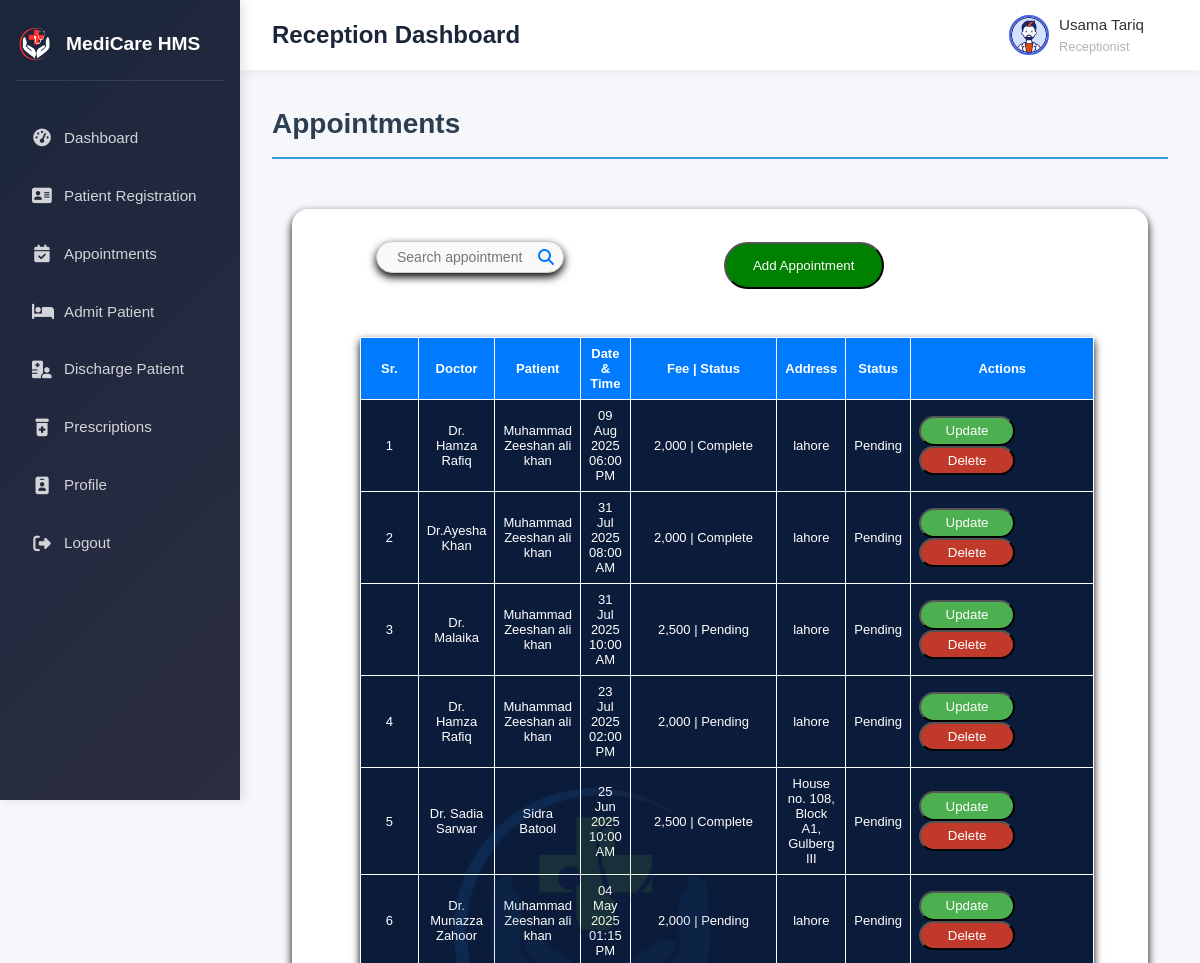
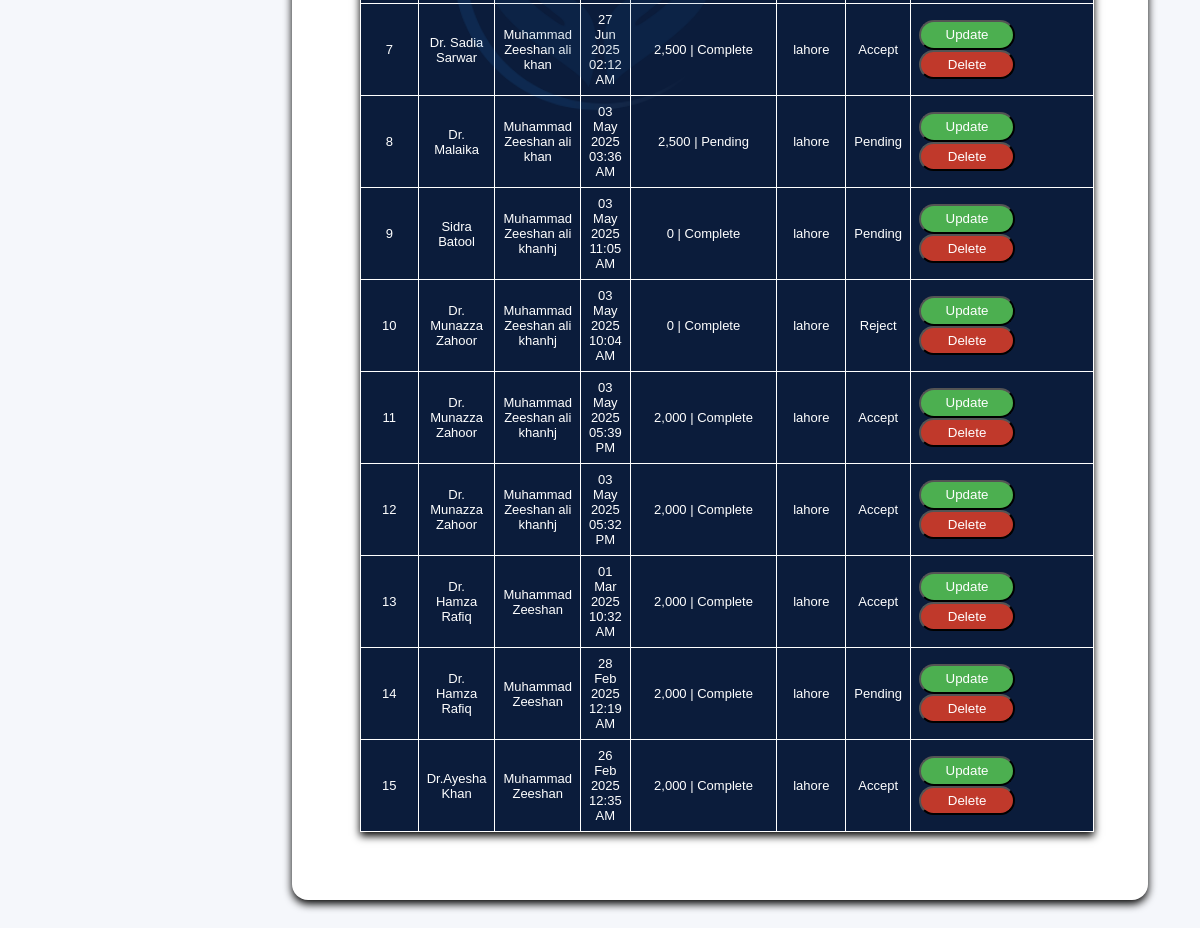
The page /Reception/appointment.php (signed in) on the database as committed earlier (2 pictures, top to bottom).
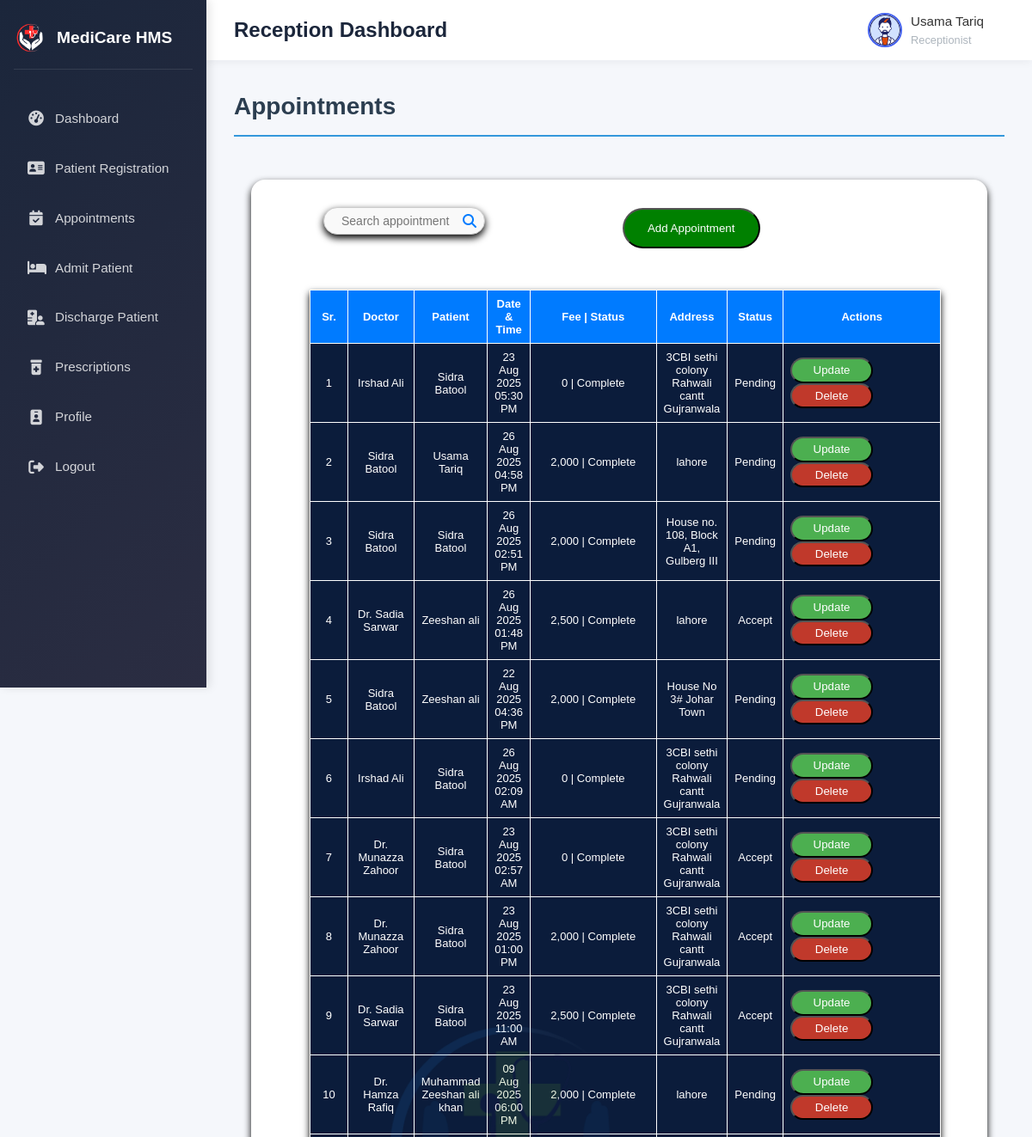
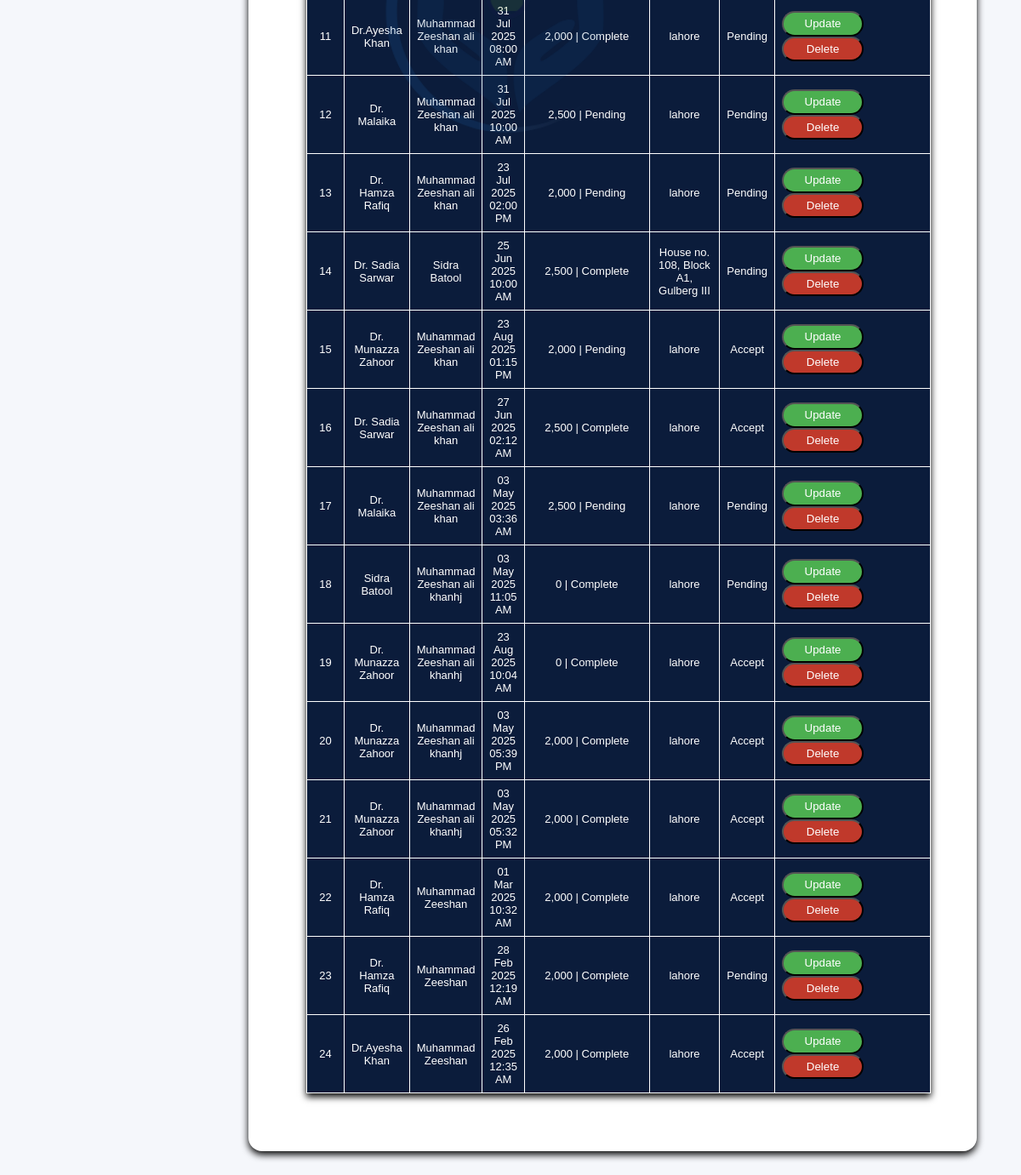
The same page on the database as committed later (2 pictures, top to bottom).
### tables this page shows
CREATE TABLE `appointment` (
  `id` int(11) NOT NULL,
  `doctor_id` int(11) NOT NULL,
  `patient_id` int(11) NOT NULL,
  `patient_name` varchar(80) NOT NULL,
  `added_on` date NOT NULL,
  `date` date NOT NULL,
  `time` time NOT NULL,
  `fee` int(11) NOT NULL,
  `payment_id` varchar(80) NOT NULL,
  `pay_status` varchar(80) NOT NULL,
  `status` varchar(80) NOT NULL
);

CREATE TABLE `users` (
  `id` int(11) NOT NULL,
  `name` varchar(80) NOT NULL,
  `username` varchar(80) NOT NULL,
  `password` varchar(80) NOT NULL,
  `role` varchar(80) NOT NULL
);

CREATE TABLE `patient` (
  `id` int(11) NOT NULL,
  `user_id` int(11) NOT NULL,
  `dob` date NOT NULL,
  `gender` varchar(80) NOT NULL,
  `cnic` varchar(80) NOT NULL,
  `address` varchar(80) NOT NULL,
  `contact` varchar(80) NOT NULL,
  `email` varchar(80) NOT NULL
);

### Reception/appointment.php (the view, shortened to what this page needs)
<?php
include 'header.php';
include 'navbar.php';
?>
<!DOCTYPE html>
<html lang="en">
<head>
</head>
<body>
</body>
</html>
<main class="main-content">
  <div class="page-header">
    <h1>Appointments</h1>
  </div>
  <form method="post">
    <section id="appointments-section">
      <div class="appointments-container">
        <div class="search-container">
          <input type="text" name="keyword" id="search-input" placeholder="Search appointment..." required />
          <button type="submit" name="search" id="search-btn" class="search-btn">
            <i class="fa fa-search"></i>
          </button>
        </div>
  </form>
  <a href="add_appointment.php">
    <button type="button" id="add-appointment" class="add-appointment">
      Add Appointment
    </button>
  </a>
  <table class="appointments-table">
    <thead>
      <tr>
        <th>Sr.</th>
        <th>Doctor</th>
        <th>Patient</th>
        <th>Date & Time</th>
        <th style="width:20%;">Fee | Status</th>
        <th>Address</th>
        <th>Status</th>
        <th style="width:25%;">Actions</th>
      </tr>
    </thead>
    <tbody id="appointments-body">
                  <?php
				  $i=1;
				  if(isset($_POST['search'])){
					  $keyword=$_POST['keyword'];
					  $sql="select appointment.*, users.name as doctor_name, address from appointment INNER JOIN users on users.id=appointment.doctor_id INNER JOIN patient on appointment.patient_id=patient.id where users.name  LIKE '%$keyword%' OR patient_name LIKE '%$keyword%' OR fee LIKE '%$keyword%' OR status LIKE '%$keyword%' OR pay_status LIKE '%$keyword%'";
				  }
				  else{
				  $sql="select appointment.*, users.name as doctor_name, address from appointment INNER JOIN users on users.id=appointment.doctor_id INNER JOIN patient on appointment.patient_id=patient.id ORDER BY appointment.id DESC";
				  }
				  $result=mysqli_query($con,$sql);
				  if(mysqli_num_rows($result)>0){
				  while($row=mysqli_fetch_array($result)){
				  ?>
                  <tr>
                    <td><?php echo $i++;?></td>
                    <td><?php echo $row['doctor_name'];?></td>
                    <td><?php echo $row['patient_name'];?></td>
                    <td><?php echo date('d M Y',strtotime($row['date']));?> <?php echo date('h:i A',strtotime($row['time']));?></td>
                    <td><?php echo number_format($row['fee']);?> | <?php echo $row['pay_status'];?></td>
                    <td><?php echo $row['address'];?></td>
                    <td><?php echo $row['status'];?></td>
                    <td>
                    <a href="update_appointment.php?id=<?php echo $row['id'];?>"><button type="button" class="update-btn">Update</button></a>
                    <a href="delete_appointment.php?id=<?php echo $row['id'];?>" onclick="return confirm('Do you want to delete?');"><button type="button" class="delete-btn">Delete</button></a>
                    </td>
                </tr>
                <?php } } else{ ?>
                <tr>
                    <td colspan="8">No record found</td>
                </tr>
                <?php } ?>
            </tbody>
  </table>
</main>
</body>
</html>

Rows that differ between the two databases and show on the page:
added appointment: users.name "Irshad Ali", patient_name "Sidra Batool", date "23 Aug 2025", time "05:30 PM", fee "0", pay_status "Complete", patient.address "3CBI sethi colony Rahwali cantt Gujranwala", status "Pending"
added appointment: users.name "Sidra Batool", patient_name "Usama Tariq", date "26 Aug 2025", time "04:58 PM", fee "2,000", pay_status "Complete", patient.address "lahore", status "Pending"
added appointment: users.name "Sidra Batool", patient_name "Sidra Batool", date "26 Aug 2025", time "02:51 PM", fee "2,000", pay_status "Complete", patient.address "House no. 108, Block A1, Gulberg III", status "Pending"
added appointment: users.name "Dr. Sadia Sarwar", patient_name "Zeeshan ali", date "26 Aug 2025", time "01:48 PM", fee "2,500", pay_status "Complete", patient.address "lahore", status "Accept"
added appointment: users.name "Sidra Batool", patient_name "Zeeshan ali", date "22 Aug 2025", time "04:36 PM", fee "2,000", pay_status "Complete", patient.address "House No 3# Johar Town", status "Pending"
added appointment: users.name "Irshad Ali", patient_name "Sidra Batool", date "26 Aug 2025", time "02:09 AM", fee "0", pay_status "Complete", patient.address "3CBI sethi colony Rahwali cantt Gujranwala", status "Pending"
added appointment: users.name "Dr. Munazza Zahoor", patient_name "Sidra Batool", date "23 Aug 2025", time "02:57 AM", fee "0", pay_status "Complete", patient.address "3CBI sethi colony Rahwali cantt Gujranwala", status "Accept"
now on this page (row edited): appointment: users.name "Dr. Munazza Zahoor", patient_name "Sidra Batool", date "23 Aug 2025", time "01:00 PM", fee "2,000", pay_status "Complete", patient.address "3CBI sethi colony Rahwali cantt Gujranwala", status "Accept"
now on this page (row edited): appointment: users.name "Dr. Sadia Sarwar", patient_name "Sidra Batool", date "23 Aug 2025", time "11:00 AM", fee "2,500", pay_status "Complete", patient.address "3CBI sethi colony Rahwali cantt Gujranwala", status "Accept"
changed appointment "01:15 PM": date "04 May 2025" → "23 Aug 2025"; status "Pending" → "Accept"
changed appointment "10:04 AM": date "03 May 2025" → "23 Aug 2025"; status "Reject" → "Accept"
